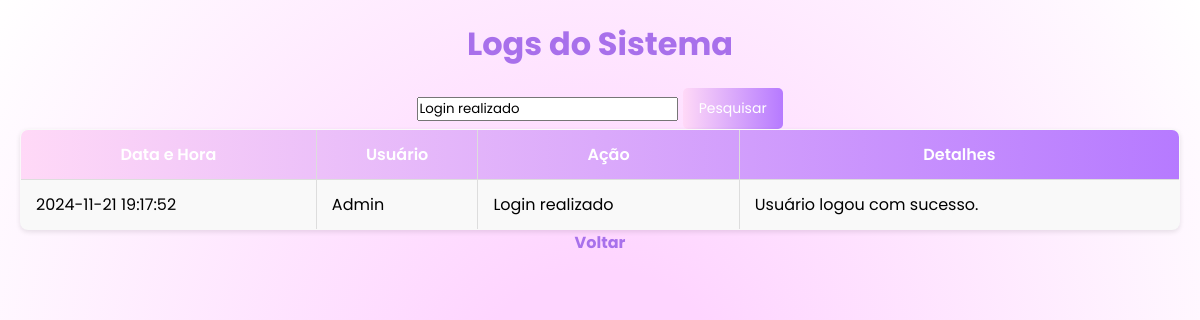
Page /log.php?pesquisa=Login realizado (signed in) on the committed database.
### tables this page shows
CREATE TABLE `logs` (
  `id` int(11) NOT NULL,
  `usuario_id` int(11) DEFAULT NULL,
  `acao` varchar(255) NOT NULL,
  `detalhes` text DEFAULT NULL,
  `data_hora` datetime DEFAULT current_timestamp()
);

CREATE TABLE `usuarios` (
  `id` int(11) NOT NULL,
  `nome` varchar(100) NOT NULL,
  `email` varchar(100) NOT NULL,
  `senha` varchar(255) NOT NULL,
  `pergunta1` varchar(255) DEFAULT NULL,
  `resposta1` varchar(255) DEFAULT NULL,
  `resposta2` varchar(255) DEFAULT NULL,
  `pergunta2` varchar(255) DEFAULT NULL,
  `pergunta3` varchar(255) DEFAULT NULL,
  `resposta3` varchar(255) DEFAULT NULL,
  `data_nascimento` date NOT NULL,
  `sexo` varchar(255) DEFAULT NULL,
  `nome_materno` varchar(255) DEFAULT NULL,
  `cpf` int(11) DEFAULT NULL,
  `telefone_celular` int(11) DEFAULT NULL,
  `telefone_fixo` int(11) DEFAULT NULL,
  `cep` int(11) DEFAULT NULL,
  `endereco_completo` varchar(255) DEFAULT NULL,
  `login` varchar(100) DEFAULT NULL,
  `tipo_usuario` enum('master','comum') DEFAULT 'comum'
);

### log.php (the view, shortened to what this page needs)
<?php
require 'db.php';
$pesquisa = isset($_GET['pesquisa']) ? $_GET['pesquisa'] : '';
$sql = "SELECT l.*, u.nome AS usuario_nome
        FROM logs l
        LEFT JOIN usuarios u ON l.usuario_id = u.id
        WHERE l.acao LIKE :pesquisa OR u.nome LIKE :pesquisa
        ORDER BY l.data_hora DESC";
$stmt = $pdo->prepare($sql);
$stmt->execute([':pesquisa' => '%' . $pesquisa . '%']);
$logs = $stmt->fetchAll(PDO::FETCH_ASSOC);
?>
<!DOCTYPE html>
<html lang="pt-br">
<head>
    <link rel="stylesheet" href="log.css">
</head>
<body>
    <h1>Logs do Sistema</h1>
    <form method="GET">
        <input type="text" name="pesquisa" placeholder="Pesquisar por ação ou usuário" value="<?= htmlspecialchars($pesquisa) ?>">
        <button type="submit">Pesquisar</button>
    </form>
    <table border="1">
        <thead>
            <tr>
                <th>Data e Hora</th>
                <th>Usuário</th>
                <th>Ação</th>
                <th>Detalhes</th>
            </tr>
        </thead>
        <tbody>
            <?php if ($logs): ?>
                <?php foreach ($logs as $log): ?>
                    <tr>
                        <td><?= htmlspecialchars($log['data_hora']) ?></td>
                        <td><?= htmlspecialchars($log['usuario_nome'] ?? 'Sistema') ?></td>
                        <td><?= htmlspecialchars($log['acao']) ?></td>
                        <td><?= htmlspecialchars($log['detalhes']) ?></td>
                    </tr>
                <?php endforeach; ?>
            <?php else: ?>
                <tr>
                    <td colspan="4">Nenhum log encontrado.</td>
                </tr>
            <?php endif; ?>
        </tbody>
    </table>
    <a href="index.php">Voltar</a>
</body>
</html>

### log.css (style rules this page uses)
* { font-family: 'Poppins', sans-serif; margin: 0; padding: 0; box-sizing: border-box; }
body { transition: background-color 0.5s, color 0.5s; background: rgb(254,213,255); background: radial-gradient(circle, rgba(254,213,255,1) 18%, rgba(255,255,255,1) 100%); color: black; display: flex; flex-direction: column; justify-content: flex-start; align-items: center; min-height: 100vh; margin: 0; padding: 20px; }
h1 { text-align: center; color: #a870eb; font-weight: bold; }
table { width: 100%; border-collapse: collapse; text-align: left; background-color: #f9f9f9; border-radius: 8px; overflow: hidden; box-shadow: 0 2px 5px rgba(0, 0, 0, 0.1); }
table thead { background: rgb(255, 217, 247); background: linear-gradient(90deg, rgba(255, 217, 247, 1) 0%, rgba(182, 122, 255, 1) 100%); color: white; }
table th, table td { padding: 12px 15px; border: 1px solid #ddd; }
table th { text-align: center; font-weight: 600; }
button { padding: 10px 16px; border-radius: 5px; border: none; cursor: pointer; font-size: 14px; color: white; background: rgb(255, 217, 247); background: linear-gradient(90deg, rgba(255, 217, 247, 1) 0%, rgba(182, 122, 255, 1) 100%); transition: transform 0.3s, background-color 0.3s; display: inline-block; margin-top: 20px; }
a { color: rgb(168,113,235); text-decoration: none; font-weight: bold; }

### rows in the picture
logs: data_hora "2024-11-21 19:17:52", usuario.nome "Admin", acao "Login realizado", detalhes "Usuário logou com sucesso."
